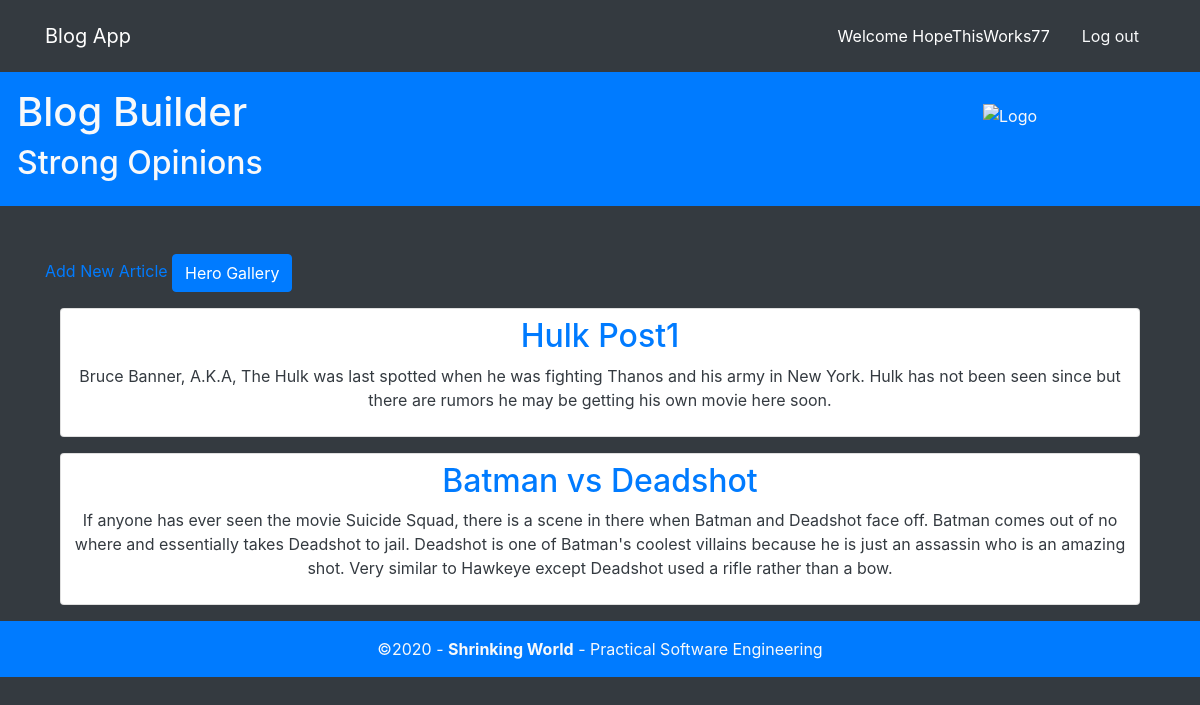
The page /post_list/ (signed in) on the database its author committed.
### blog/models.py (models this page shows, shortened)
class Post(models.Model):
    title = models.CharField(max_length=200)
    author = models.ForeignKey(
        'auth.User',
        on_delete=models.CASCADE,
    )
    body = models.TextField()

### blog/views.py (the view)
# urls.py: path('',                        BlogListView.as_view(),     name='post_list'),
class BlogListView(ListView):
    model = Post
    template_name = 'post_list.html'

### templates/post_list.html (shortened to what this page needs)
{% extends 'blog_theme.html' %}
{% block main %}
     <a href="{% url 'post_add' %}">Add New Article</a>
     <a href="/hero_list" class="btn btn-primary">Hero Gallery</a>
      {% for post in object_list %}
         <div class="container text-center ">
           <div class="card text-dark col-lg-12 my-3 p-2">
                <div class="post-entry">
                      <h2><a href="{% url 'post_detail' post.pk %}">{{ post.title }}</a></h2>
                      <p>{{ post.body }}</p>
                </div>
            </div>
        </div>
      {% endfor %}
{% endblock main %}

### templates/blog_theme.html (shortened to what this page needs)
{% load static %}
<!doctype html>
<html lang="en">
<head>
    <link rel="stylesheet" href="https://stackpath.bootstrapcdn.com/bootstrap/4.5.2/css/bootstrap.min.css">
</head>
<body class="bg-dark text-light">
    {% block content %}
        <nav class="navbar navbar-expand-sm navbar-dark bg-dark">
            <div class="container">
                <div class="collapse navbar-collapse" id="navbarCollapse">
                    <a href="{% url 'post_list' %}" class="navbar-brand">Blog App</a>
                    <ul class="navbar-nav ml-auto">
                        {% block user %}
                            {% if user.is_authenticated %}
                                <li class="nav-item active">
                                    <span class="nav-link p-2 m-2">Welcome {{ user.username }}</span>
                                </li>
                                <li class="nav-item">
                                    <a href="{% url 'logout' %}" class=" nav-link text-light p-2 m-2">
                                         Log out
                                    </a>
                                </li>
                            {% endif %}
                        {% endblock user %}
                    </ul>
                </div>
            </div>
        </nav>
        {% block header %}
        <header class="bg-primary p-3 mb-5">
            <div class="row media">
                <div class="media-body">
                    <h1><a href="/" class="text-light ml-3">Blog Builder</a></h1>
                    <h2 class="text-light ml-3">Strong Opinions</h2>
                </div>
                <img class="m-3 image-fluid image-circle" src="/static/images/SWS_Logo_200.jpg" alt="Logo" width="200">
            </div>
        </header>
        {% endblock header %}
        <main>
            <div class="container">
                {% block main %}{% endblock main %}
            </div>
        </main>
        {% block footer %}
        <footer class="bg-primary p-3 text-center text-light">
            &copy;2020 -
            <b><a href="https://shrinking-world.com" class="text-light">Shrinking World</a></b>
            - Practical Software Engineering
        </footer>
        {% endblock footer %}
    {% endblock content %}
</body>
</html>

### rows shown on the page
Post: title "Hulk Post1", body "Bruce Banner, A.K.A, The Hulk was last spotted when he was fighting Thanos and his army in New York. Hulk has not been seen since but there are rumors he may be getting his own movie here soon."
Post: title "Batman vs Deadshot", body "If anyone has ever seen the movie Suicide Squad, there is a scene in there when Batman and Deadshot face off. Batman comes out of no where and essentially takes Deadshot to jail. Deadshot is one of Batman's coolest villains because he is just an assassin who is an amazing shot. Very similar to Hawkeye except Deadshot used a rifle rather than a bow."

### other values the page prints
{{ user.username }} "HopeThisWorks77"
